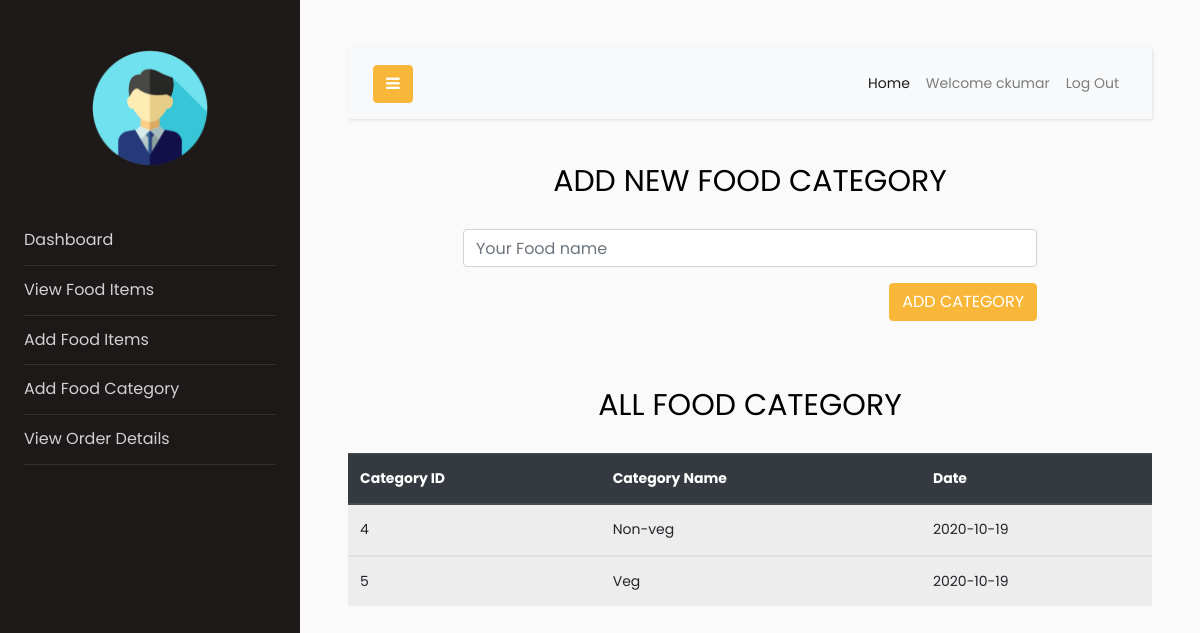
Page /manager/add_food_category.php (signed in) on the committed database.
### tables this page shows
CREATE TABLE `manager` (
  `username` varchar(30) NOT NULL,
  `fullname` varchar(30) NOT NULL,
  `email` varchar(30) NOT NULL,
  `contact` varchar(30) NOT NULL,
  `password` varchar(100) NOT NULL
);

CREATE TABLE `category` (
  `CAT_ID` int(200) NOT NULL,
  `c_name` varchar(115) NOT NULL,
  `date` date NOT NULL DEFAULT current_timestamp()
);

### manager/session_m.php (called while the page is built, shortened)
<?php
$conn = Connect();
$user_check=$_SESSION['login_user1'];
$query = "SELECT username FROM manager WHERE username = '$user_check'";
$ses_sql = mysqli_query($conn, $query);
$row = mysqli_fetch_assoc($ses_sql);
$login_session =$row['username'];
?>

### manager/add_food_category.php (the view, shortened to what this page needs)
<?php
   include('session_m.php');
   ?>
<!DOCTYPE html>
<html>
   <head>
      <link rel="stylesheet" href="https://stackpath.bootstrapcdn.com/font-awesome/4.7.0/css/font-awesome.min.css">
      <link rel="stylesheet" href="css/style.css">
   </head>
   <body>
      <div class="wrapper d-flex align-items-stretch">
      <?php
     include 'navbar1.php';
     ?>
            <div class="col-lg-12">
               <div class="form-area" style="padding: 0px 100px 100px 100px;">
                  <form action="" method="POST">
                     <h3 style="margin-bottom: 25px; text-align: center; font-size: 30px;"> ADD NEW FOOD CATEGORY </h3>
                     <div class="form-group">
                        <input type="text" class="form-control" id="c_name" name="c_name" placeholder="Your Food name" required="">
                     </div>
                     <div class="form-group">
                        <button type="submit" id="submit" name="submit" class="btn btn-primary pull-right"> ADD CATEGORY </button>
                     </div>
                  </form>
               </div>
            </div>
            <h3 style="margin-bottom: 25px; text-align: center; font-size: 30px;"> ALL FOOD CATEGORY </h3>
            <?php
               $sql = "SELECT * FROM category ORDER BY CAT_ID";
               $result = mysqli_query($conn, $sql);
               if (mysqli_num_rows($result) > 0)
               {
                 ?>
            <table class="table table-striped">
               <thead class="thead-dark">
                  <tr>
                     <th> Category ID </th>
                     <th> Category Name </th>
                     <th> Date </th>
                  </tr>
               </thead>
               <?PHP
                  while($row = mysqli_fetch_assoc($result)){
                  ?>
               <tbody>
                  <tr>
                     <td><?php echo $row["CAT_ID"]; ?></td>
                     <td><?php echo $row["c_name"]; ?></td>
                     <td><?php echo $row["date"]; ?></td>
                  </tr>
               </tbody>
               <?php } ?>
            </table>
            <br>
            <?php } else { ?>
            <h4>
               <center>0 RESULTS</center>
            </h4>
            <?php } ?>
         </div>
      </div>
   </body>
</html>

### manager/navbar1.php (shortened to what this page needs)
<nav id="sidebar">
            <div class="p-4 pt-5">
               <a href="#" class="img logo rounded-circle mb-5" style="background-image: url(images/logo.png);"></a>
               <ul class="list-unstyled components mb-5">
                  <li>
                     <a href="myrestaurant.php">Dashboard</a>
                  </li>
                  <li>
                     <a href="view_food_items.php">View Food Items</a>
                  </li>
                        <li>
                           <a href="add_food_items.php">Add Food Items</a>
                        </li>
                  <li >
                     <a href="add_food_category.php">Add Food Category</a>
                  </li>
                  <li>
                     <a href="view_order_details.php">View Order Details</a>
                  </li>
               </ul>
            </div>
         </nav>
         <div id="content" class="p-4 p-md-5">
            <nav class="navbar navbar-expand-lg navbar-light bg-light">
               <div class="container-fluid">
                  <button type="button" id="sidebarCollapse" class="btn btn-primary">
                  <i class="fa fa-bars"></i>
                  </button>
                  <div class="collapse navbar-collapse" id="navbarSupportedContent">
                     <ul class="nav navbar-nav ml-auto">
                        <li class="nav-item active">
                           <a class="nav-link" href="myrestaurant.php">Home</a>
                        </li>
                        <li class="nav-item">
                           <a class="nav-link" href="#">Welcome <?php echo $login_session; ?> </a>
                        </li>
                        <li class="nav-item">
                           <a class="nav-link" href="logout_m.php">Log Out </a>
                        </li>
                     </ul>
                  </div>
               </div>
            </nav>

### rows in the picture
manager: username "ckumar"
category: CAT_ID "4", c_name "Non-veg", date "2020-10-19"
category: CAT_ID "5", c_name "Veg", date "2020-10-19"
